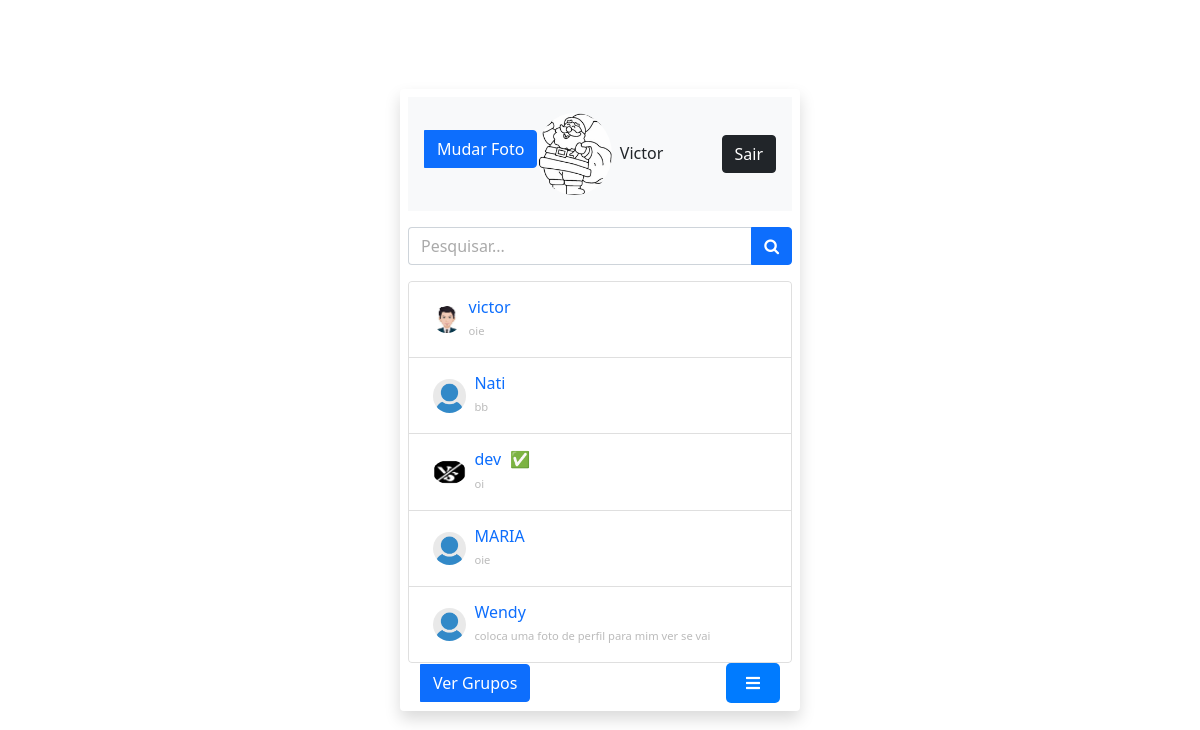
The app's page /home.php (signed in) with its own data.
### tables this page shows
CREATE TABLE `users` (
  `user_id` int(11) NOT NULL,
  `name` varchar(255) NOT NULL,
  `username` varchar(255) NOT NULL,
  `password` varchar(1000) NOT NULL,
  `p_p` varchar(255) DEFAULT 'user-default.png',
  `visto` timestamp NOT NULL DEFAULT current_timestamp(),
  `hobbies` text DEFAULT NULL,
  `profession` varchar(255) DEFAULT NULL,
  `age` int(11) DEFAULT NULL,
  `biography` text DEFAULT NULL,
  `verificado` tinyint(1) DEFAULT 0
);

CREATE TABLE `chats` (
  `chat_id` int(11) NOT NULL,
  `from_id` int(11) NOT NULL,
  `to_id` int(11) NOT NULL,
  `message` text NOT NULL,
  `is_group_message` tinyint(1) NOT NULL DEFAULT 0,
  `opened` tinyint(1) NOT NULL DEFAULT 0,
  `created_at` datetime NOT NULL DEFAULT current_timestamp()
);

### app/helpers/user.php (called while the page is built)
<?php
function getUser($username, $conn){
   $sql = "SELECT * FROM users
           WHERE username=?";
   $stmt = $conn->prepare($sql);
   $stmt->execute([$username]);
   if ($stmt->rowCount() === 1) {
   	 $user = $stmt->fetch();
   	 return $user;
   }else {
   	$user = [];
   	return $user;
   }
}

### app/helpers/conversations.php (called while the page is built)
<?php
function getConversation($user_id, $conn){
    $sql = "SELECT conversations.*, MAX(chats.created_at) as last_message_time
            FROM conversations
            LEFT JOIN chats ON (chats.from_id = conversations.user_1 OR chats.from_id = conversations.user_2)
            AND (chats.to_id = conversations.user_1 OR chats.to_id = conversations.user_2)
            WHERE conversations.user_1 = ? OR conversations.user_2 = ?
            GROUP BY conversations.conversation_id
            ORDER BY last_message_time DESC";
    $stmt = $conn->prepare($sql);
    $stmt->execute([$user_id, $user_id]);
    if($stmt->rowCount() > 0){
        $conversations = $stmt->fetchAll();
        $user_data = [];
        foreach($conversations as $conversation){
            $other_user_id = $conversation['user_1'] == $user_id ? $conversation['user_2'] : $conversation['user_1'];
            $sql2  = "SELECT * FROM users WHERE user_id=?";
            $stmt2 = $conn->prepare($sql2);
            $stmt2->execute([$other_user_id]);
            $allConversations = $stmt2->fetchAll();
            $conversationData = $allConversations[0];
            $conversationData['last_message_time'] = $conversation['last_message_time'];
            array_push($user_data, $conversationData);
        }
        return $user_data;
    }else {
        $conversations = [];
        return $conversations;
    }
}
?>

### app/helpers/last_chat.php (called while the page is built)
<?php
function lastChat($id_1, $id_2, $conn){
   $sql = "SELECT * FROM chats
           WHERE (from_id=? AND to_id=?)
           OR    (to_id=? AND from_id=?)
           ORDER BY chat_id DESC LIMIT 1";
    $stmt = $conn->prepare($sql);
    $stmt->execute([$id_1, $id_2, $id_1, $id_2]);
    if ($stmt->rowCount() > 0) {
        $chat = $stmt->fetch();
        $message = $chat['message'];
        $limit = 50;
        if (strlen($message) > $limit) {
            return substr($message, 0, $limit) . '...';
        } else {
            return $message;
        }
    } else {
        $chat = '';
        return $chat;
    }
}
?>

### home.php (the view, shortened to what this page needs)
<?php
  if (isset($_SESSION['username'])) {
  	include 'app/db.conn.php';
  	include 'app/helpers/user.php';
  	include 'app/helpers/conversations.php';
    include 'app/helpers/last_chat.php';
  	$user = getUser($_SESSION['username'], $conn);
  	$conversations = getConversation($user['user_id'], $conn);
?>
<!DOCTYPE html>
<html lang="pt-br">
<head>
	<link href="https://cdn.jsdelivr.net/npm/bootstrap@5.0.1/dist/css/bootstrap.min.css" rel="stylesheet">
	<link rel="stylesheet"
	      href="css/style.css">
	<link rel="stylesheet" href="https://cdnjs.cloudflare.com/ajax/libs/font-awesome/5.15.3/css/all.min.css">
	<link rel="stylesheet" href="https://cdnjs.cloudflare.com/ajax/libs/font-awesome/4.7.0/css/font-awesome.min.css">
</head>
<body
class="d-flex
             justify-content-center
             align-items-center
             vh-100">
    <div class="p-2 w-400
                rounded shadow">
    	<div>
		<div class="d-flex mb-3 p-3 bg-light justify-content-between align-items-center">
  <div class="d-flex align-items-center">
  <div class="profile-container">
<form action="user.php" method="post" enctype="multipart/form-data">
    <label for="fotoPerfil" class="btn btn-primary">Mudar Foto</label>
</form>
</div>
<img src="uploads/perfis/<?= empty($user['p_p']) ? 'user-default.png' : $user['p_p'] ?>" class="w-25 rounded-circle">
<h3 class="fs-xs m-2"><?=$user['name']?></h3>
</div>
  <a href="logout.php" class="btn btn-dark">Sair</a>
</div>
    		<div class="input-group mb-3">
    			<input type="text"
    			       placeholder="Pesquisar..."
    			       id="searchText"
    			       class="form-control">
    			<button class="btn btn-primary"
    			        id="serachBtn">
    			        <i class="fa fa-search"></i>
    			</button>
    		</div>
            <ul id="chatList" class="list-group mvh-50 overflow-auto">
    <?php if (!empty($conversations)) { ?>
        <?php foreach ($conversations as $conversation) { ?>
            <li class="list-group-item">
                <a href="chat.php?user=<?=$conversation['username']?>"
                   class="d-flex justify-content-between align-items-center p-2">
                    <div class="d-flex align-items-center">
                        <img src="uploads/perfis/<?=$conversation['p_p']?>"
                             class="w-10 rounded-circle">
                        <div class="ms-2">
                            <h3 class="fs-xs">
                                <?=$conversation['name']?>
                                <?php if ($conversation['user_id'] == 12 || $conversation['verificado'] == 1) { ?>
                                    <span class="verified-badge">✅</span>
                                <?php } ?>
                            </h3>
                            <small>
                                <?php
                                    echo lastChat($_SESSION['user_id'], $conversation['user_id'], $conn);
                                ?>
                            </small>
                        </div>
                    </div>
                </a>
            </li>
    			    <?php } ?>
    			<?php } ?>
    		</ul>
    	</div>
		<div class="container d-flex justify-content-between align-items-center">
    <a href="grupos.php" class="btn btn-primary">
        Ver Grupos
    </a>
    <div class="menu-container" style="position: relative;">
        <button id="menu-btn" class="menu-btn">
            <i class="fas fa-bars"></i>
        </button>
</body>
</html>
<?php
  }else{
  	header("Location: index.php");
   	exit;
  }
 ?>

### css/style.css (style rules this page uses)
.vh-100 { min-height: 100vh; }
.w-400 { width: 400px; }
.fs-xs { font-size: 1rem; }
.w-10 { width: 10%; }
a { text-decoration: none; }
small { color: #bbb; font-size: 0.7rem; text-align: right; }
.input-group .form-control { border-right: none; }
.btn-primary { border-top-left-radius: 0; border-bottom-left-radius: 0; }
.form-control::placeholder { color: #aaa; }
.input-group .form-control { border-top-right-radius: 0; border-bottom-right-radius: 0; }
.input-group { position: relative; }

### home.php (style rules this page uses)
* { transition: all 0.3s ease; }
.menu-btn { background-color: #007bff; color: white; border: none; padding: 8px 20px; border-radius: 5px; font-size: 16px; cursor: pointer; }
#chatList { max-height: 400px; overflow-y: auto; }
.input-group .btn { position: relative; z-index: 1; }
label { display: block; margin-bottom: 10px; }
button { background-color: #0d6efd; color: white; border: none; padding: 10px 20px; border-radius: 5px; cursor: pointer; }
.verified-badge { display: inline; margin-left: 5px; }
.ms-2 { margin-left: 0.5rem; }
.fs-xs { margin-bottom: 0; }

### records on screen
users: p_p (picture), name "Victor"
users: p_p (picture), name "victor", user_id.message "oie"
users: p_p (picture), name "Nati", user_id.message "bb"
users: p_p (picture), name "dev", user_id.message "oi"
users: p_p (placeholder picture), name "MARIA", user_id.message "oie"
users: p_p (placeholder picture), name "Wendy", user_id.message "coloca uma foto de perfil para mim ver se vai"
